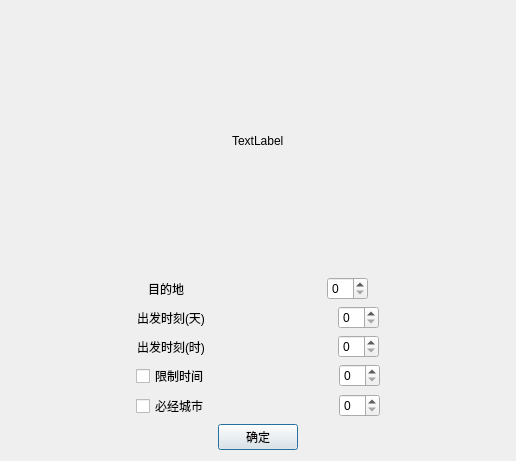
<?xml version="1.0" encoding="UTF-8"?>
<ui version="4.0">
 <class>change_path</class>
 <widget class="QDialog" name="change_path">
  <property name="geometry">
   <rect>
    <x>0</x>
    <y>0</y>
    <width>516</width>
    <height>461</height>
   </rect>
  </property>
  <property name="windowTitle">
   <string>Dialog</string>
  </property>
  <layout class="QGridLayout" name="gridLayout">
   <item row="0" column="0">
    <layout class="QHBoxLayout" name="horizontalLayout_7">
     <item>
      <spacer name="horizontalSpacer_18">
       <property name="orientation">
        <enum>Qt::Horizontal</enum>
       </property>
       <property name="sizeHint" stdset="0">
        <size>
         <width>40</width>
         <height>20</height>
        </size>
       </property>
      </spacer>
     </item>
     <item>
      <widget class="QLabel" name="text">
       <property name="text">
        <string>TextLabel</string>
       </property>
      </widget>
     </item>
     <item>
      <spacer name="horizontalSpacer_19">
       <property name="orientation">
        <enum>Qt::Horizontal</enum>
       </property>
       <property name="sizeHint" stdset="0">
        <size>
         <width>40</width>
         <height>20</height>
        </size>
       </property>
      </spacer>
     </item>
    </layout>
   </item>
   <item row="1" column="0">
    <layout class="QHBoxLayout" name="horizontalLayout">
     <item>
      <spacer name="horizontalSpacer">
       <property name="orientation">
        <enum>Qt::Horizontal</enum>
       </property>
       <property name="sizeHint" stdset="0">
        <size>
         <width>40</width>
         <height>20</height>
        </size>
       </property>
      </spacer>
     </item>
     <item>
      <widget class="QLabel" name="label">
       <property name="text">
        <string>目的地</string>
       </property>
      </widget>
     </item>
     <item>
      <spacer name="horizontalSpacer_2">
       <property name="orientation">
        <enum>Qt::Horizontal</enum>
       </property>
       <property name="sizeHint" stdset="0">
        <size>
         <width>40</width>
         <height>20</height>
        </size>
       </property>
      </spacer>
     </item>
     <item>
      <widget class="QSpinBox" name="end"/>
     </item>
     <item>
      <spacer name="horizontalSpacer_3">
       <property name="orientation">
        <enum>Qt::Horizontal</enum>
       </property>
       <property name="sizeHint" stdset="0">
        <size>
         <width>40</width>
         <height>20</height>
        </size>
       </property>
      </spacer>
     </item>
    </layout>
   </item>
   <item row="2" column="0">
    <layout class="QHBoxLayout" name="horizontalLayout_2">
     <item>
      <spacer name="horizontalSpacer_4">
       <property name="orientation">
        <enum>Qt::Horizontal</enum>
       </property>
       <property name="sizeHint" stdset="0">
        <size>
         <width>40</width>
         <height>20</height>
        </size>
       </property>
      </spacer>
     </item>
     <item>
      <widget class="QLabel" name="label_2">
       <property name="text">
        <string>出发时刻(天)</string>
       </property>
      </widget>
     </item>
     <item>
      <spacer name="horizontalSpacer_5">
       <property name="orientation">
        <enum>Qt::Horizontal</enum>
       </property>
       <property name="sizeHint" stdset="0">
        <size>
         <width>40</width>
         <height>20</height>
        </size>
       </property>
      </spacer>
     </item>
     <item>
      <widget class="QSpinBox" name="departday"/>
     </item>
     <item>
      <spacer name="horizontalSpacer_6">
       <property name="orientation">
        <enum>Qt::Horizontal</enum>
       </property>
       <property name="sizeHint" stdset="0">
        <size>
         <width>40</width>
         <height>20</height>
        </size>
       </property>
      </spacer>
     </item>
    </layout>
   </item>
   <item row="3" column="0">
    <layout class="QHBoxLayout" name="horizontalLayout_3">
     <item>
      <spacer name="horizontalSpacer_7">
       <property name="orientation">
        <enum>Qt::Horizontal</enum>
       </property>
       <property name="sizeHint" stdset="0">
        <size>
         <width>40</width>
         <height>20</height>
        </size>
       </property>
      </spacer>
     </item>
     <item>
      <widget class="QLabel" name="label_3">
       <property name="text">
        <string>出发时刻(时)</string>
       </property>
      </widget>
     </item>
     <item>
      <spacer name="horizontalSpacer_8">
       <property name="orientation">
        <enum>Qt::Horizontal</enum>
       </property>
       <property name="sizeHint" stdset="0">
        <size>
         <width>40</width>
         <height>20</height>
        </size>
       </property>
      </spacer>
     </item>
     <item>
      <widget class="QSpinBox" name="departhour"/>
     </item>
     <item>
      <spacer name="horizontalSpacer_9">
       <property name="orientation">
        <enum>Qt::Horizontal</enum>
       </property>
       <property name="sizeHint" stdset="0">
        <size>
         <width>40</width>
         <height>20</height>
        </size>
       </property>
      </spacer>
     </item>
    </layout>
   </item>
   <item row="4" column="0">
    <layout class="QHBoxLayout" name="horizontalLayout_4">
     <item>
      <spacer name="horizontalSpacer_10">
       <property name="orientation">
        <enum>Qt::Horizontal</enum>
       </property>
       <property name="sizeHint" stdset="0">
        <size>
         <width>40</width>
         <height>20</height>
        </size>
       </property>
      </spacer>
     </item>
     <item>
      <widget class="QCheckBox" name="timecheck">
       <property name="text">
        <string>限制时间</string>
       </property>
      </widget>
     </item>
     <item>
      <spacer name="horizontalSpacer_11">
       <property name="orientation">
        <enum>Qt::Horizontal</enum>
       </property>
       <property name="sizeHint" stdset="0">
        <size>
         <width>40</width>
         <height>20</height>
        </size>
       </property>
      </spacer>
     </item>
     <item>
      <widget class="QSpinBox" name="timelimit"/>
     </item>
     <item>
      <spacer name="horizontalSpacer_12">
       <property name="orientation">
        <enum>Qt::Horizontal</enum>
       </property>
       <property name="sizeHint" stdset="0">
        <size>
         <width>40</width>
         <height>20</height>
        </size>
       </property>
      </spacer>
     </item>
    </layout>
   </item>
   <item row="5" column="0">
    <layout class="QHBoxLayout" name="horizontalLayout_5">
     <item>
      <spacer name="horizontalSpacer_13">
       <property name="orientation">
        <enum>Qt::Horizontal</enum>
       </property>
       <property name="sizeHint" stdset="0">
        <size>
         <width>40</width>
         <height>20</height>
        </size>
       </property>
      </spacer>
     </item>
     <item>
      <widget class="QCheckBox" name="citycheck">
       <property name="text">
        <string>必经城市</string>
       </property>
      </widget>
     </item>
     <item>
      <spacer name="horizontalSpacer_14">
       <property name="orientation">
        <enum>Qt::Horizontal</enum>
       </property>
       <property name="sizeHint" stdset="0">
        <size>
         <width>40</width>
         <height>20</height>
        </size>
       </property>
      </spacer>
     </item>
     <item>
      <widget class="QSpinBox" name="citylimit"/>
     </item>
     <item>
      <spacer name="horizontalSpacer_15">
       <property name="orientation">
        <enum>Qt::Horizontal</enum>
       </property>
       <property name="sizeHint" stdset="0">
        <size>
         <width>40</width>
         <height>20</height>
        </size>
       </property>
      </spacer>
     </item>
    </layout>
   </item>
   <item row="6" column="0">
    <layout class="QHBoxLayout" name="horizontalLayout_6">
     <item>
      <spacer name="horizontalSpacer_16">
       <property name="orientation">
        <enum>Qt::Horizontal</enum>
       </property>
       <property name="sizeHint" stdset="0">
        <size>
         <width>40</width>
         <height>20</height>
        </size>
       </property>
      </spacer>
     </item>
     <item>
      <widget class="QPushButton" name="pushButton">
       <property name="text">
        <string>确定</string>
       </property>
      </widget>
     </item>
     <item>
      <spacer name="horizontalSpacer_17">
       <property name="orientation">
        <enum>Qt::Horizontal</enum>
       </property>
       <property name="sizeHint" stdset="0">
        <size>
         <width>40</width>
         <height>20</height>
        </size>
       </property>
      </spacer>
     </item>
    </layout>
   </item>
  </layout>
 </widget>
 <resources/>
 <connections/>
</ui>
